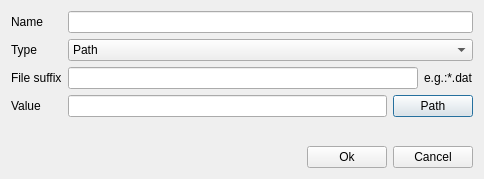
<?xml version="1.0" encoding="UTF-8"?>
<ui version="4.0">
 <class>EditorPathValue</class>
 <widget class="QDialog" name="EditorPathValue">
  <property name="geometry">
   <rect>
    <x>0</x>
    <y>0</y>
    <width>484</width>
    <height>179</height>
   </rect>
  </property>
  <property name="windowTitle">
   <string>Path Parameter</string>
  </property>
  <layout class="QGridLayout" name="gridLayout">
   <item row="0" column="0">
    <layout class="QFormLayout" name="formLayout">
     <item row="0" column="0">
      <widget class="QLabel" name="label">
       <property name="text">
        <string>Name</string>
       </property>
      </widget>
     </item>
     <item row="0" column="1">
      <widget class="QLineEdit" name="NameLE"/>
     </item>
     <item row="1" column="0">
      <widget class="QLabel" name="label_2">
       <property name="text">
        <string>Type</string>
       </property>
      </widget>
     </item>
     <item row="1" column="1">
      <widget class="QComboBox" name="TypeCB">
       <item>
        <property name="text">
         <string>Path</string>
        </property>
       </item>
       <item>
        <property name="text">
         <string>File</string>
        </property>
       </item>
       <item>
        <property name="text">
         <string>File sets</string>
        </property>
       </item>
      </widget>
     </item>
     <item row="2" column="0">
      <widget class="QLabel" name="label_3">
       <property name="text">
        <string>File suffix</string>
       </property>
      </widget>
     </item>
     <item row="2" column="1">
      <layout class="QHBoxLayout" name="horizontalLayout_2">
       <item>
        <widget class="QLineEdit" name="FIleSuffixLE"/>
       </item>
       <item>
        <widget class="QLabel" name="label_4">
         <property name="text">
          <string>e.g.:*.dat</string>
         </property>
        </widget>
       </item>
      </layout>
     </item>
     <item row="3" column="0">
      <widget class="QLabel" name="label_5">
       <property name="text">
        <string>Value</string>
       </property>
      </widget>
     </item>
     <item row="3" column="1">
      <layout class="QHBoxLayout" name="horizontalLayout_3">
       <item>
        <widget class="QLineEdit" name="ValueLE"/>
       </item>
       <item>
        <widget class="QPushButton" name="PathPBtn">
         <property name="text">
          <string>Path</string>
         </property>
        </widget>
       </item>
      </layout>
     </item>
    </layout>
   </item>
   <item row="1" column="0">
    <layout class="QHBoxLayout" name="horizontalLayout">
     <item>
      <widget class="QLabel" name="ErrorText">
       <property name="styleSheet">
        <string notr="true">color: rgb(255, 0, 0);</string>
       </property>
       <property name="text">
        <string/>
       </property>
      </widget>
     </item>
     <item>
      <spacer name="horizontalSpacer">
       <property name="orientation">
        <enum>Qt::Horizontal</enum>
       </property>
       <property name="sizeHint" stdset="0">
        <size>
         <width>40</width>
         <height>20</height>
        </size>
       </property>
      </spacer>
     </item>
     <item>
      <widget class="QPushButton" name="OkPBtn">
       <property name="text">
        <string>Ok</string>
       </property>
      </widget>
     </item>
     <item>
      <widget class="QPushButton" name="CancelPBtn">
       <property name="text">
        <string>Cancel</string>
       </property>
      </widget>
     </item>
    </layout>
   </item>
  </layout>
 </widget>
 <resources/>
 <connections/>
</ui>
